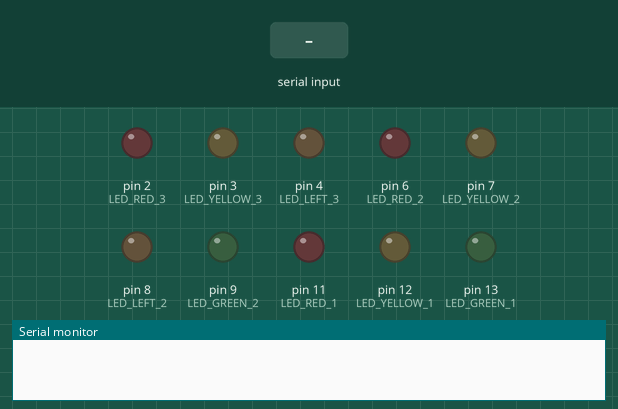
A sketch run on a simulated Arduino Uno, built with avr-gcc and run on an emulated ATmega328P. On the bench: output pins drawn as LEDs (lit = HIGH), the last lines printed to the serial monitor. The test bench sets the inputs (shaded band).

Above: at 1.2 s.
1.3 s: "1" received over Serial
At 2.5 s:
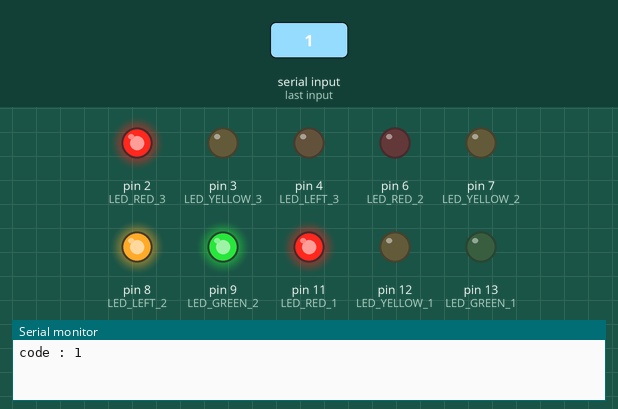
2.8 s: "2" received over Serial
At 3.9 s:
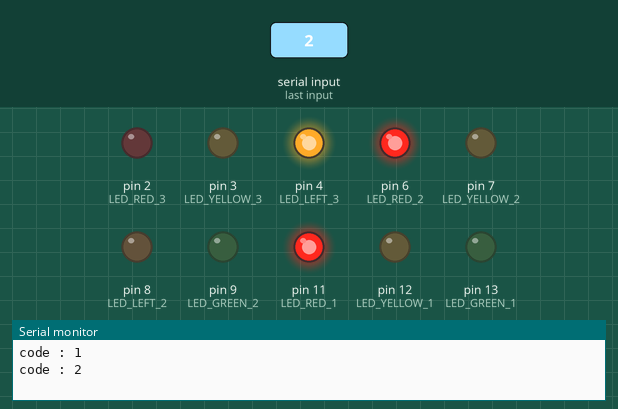
4.3 s: "0" received over Serial
At 5.0 s:
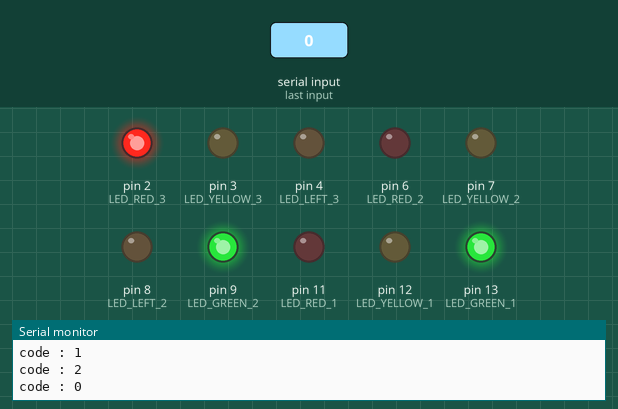
5.8 s: "3" received over Serial
At 7.7 s:
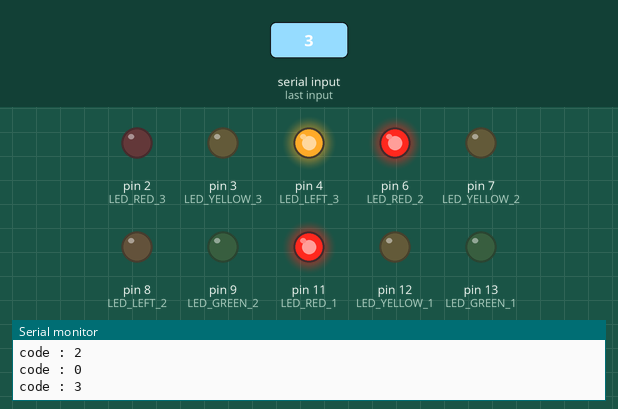
Timing chart, 0 to 8.8 s (numbered marks = the images above; inputs shaded):
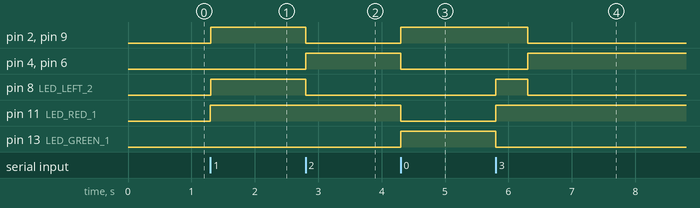

Measured:
- after the input at 1.3 s, pin 2 (LED_RED_3), pin 8 (LED_LEFT_2), pin 9 (LED_GREEN_2), pin 11 (LED_RED_1): LOW → HIGH at once
- after the input at 2.8 s, pin 2 (LED_RED_3), pin 8 (LED_LEFT_2), pin 9 (LED_GREEN_2): HIGH → LOW at once; pin 4 (LED_LEFT_3), pin 6 (LED_RED_2): LOW → HIGH at once
- after the input at 4.3 s, pin 2 (LED_RED_3), pin 9 (LED_GREEN_2), pin 13 (LED_GREEN_1): LOW → HIGH at once; pin 4 (LED_LEFT_3), pin 6 (LED_RED_2), pin 11 (LED_RED_1): HIGH → LOW at once
- after the input at 5.8 s, pin 2 (LED_RED_3), pin 9 (LED_GREEN_2): HIGH → LOW after 0.50 s; pin 4 (LED_LEFT_3), pin 6 (LED_RED_2): LOW → HIGH after 0.50 s; pin 8 (LED_LEFT_2): LOW → HIGH at once, → LOW 0.50 s later; pin 11 (LED_RED_1): LOW → HIGH at once; pin 13 (LED_GREEN_1): HIGH → LOW at once

The sketch:

10__15_______.ino
```cpp
// 아두이노 1 : 전송 받은 flag를 판단하여 신호 조정

// 신호등 1
int LED_RED_1 = 11;
int LED_YELLOW_1 = 12;
int LED_GREEN_1 = 13;

// 신호등 2
int LED_RED_2 = 6;
int LED_YELLOW_2 = 7;
int LED_LEFT_2 = 8;
int LED_GREEN_2 = 9;

// 신호등 3
int LED_RED_3 = 2;
int LED_YELLOW_3 = 3;
int LED_LEFT_3 = 4;

void setup(){
  Serial.begin(9600);

  pinMode(LED_RED_1, OUTPUT);
  pinMode(LED_YELLOW_1, OUTPUT);
  pinMode(LED_GREEN_1, OUTPUT);

  pinMode(LED_RED_2, OUTPUT);
  pinMode(LED_YELLOW_2, OUTPUT);
  pinMode(LED_LEFT_2, OUTPUT);
  pinMode(LED_GREEN_2, OUTPUT);

  pinMode(LED_RED_3, OUTPUT);
  pinMode(LED_YELLOW_3, OUTPUT);
  pinMode(LED_LEFT_3, OUTPUT);
}

void code_0() // (G,G,R)
{
  digitalWrite(LED_RED_1, LOW);
  digitalWrite(LED_YELLOW_1, LOW);
  digitalWrite(LED_GREEN_1, HIGH);

  digitalWrite(LED_RED_2, LOW);
  digitalWrite(LED_YELLOW_2, LOW);
  digitalWrite(LED_LEFT_2, LOW);
  digitalWrite(LED_GREEN_2, HIGH);

  digitalWrite(LED_RED_3, HIGH);
  digitalWrite(LED_YELLOW_3, LOW);
  digitalWrite(LED_LEFT_3, LOW);
}

void code_1() // (R,LG,R)
{
  digitalWrite(LED_RED_1, HIGH);
  digitalWrite(LED_YELLOW_1, LOW);
  digitalWrite(LED_GREEN_1, LOW);

  digitalWrite(LED_RED_2, LOW);
  digitalWrite(LED_YELLOW_2, LOW);
  digitalWrite(LED_LEFT_2, HIGH);
  digitalWrite(LED_GREEN_2, HIGH);

  digitalWrite(LED_RED_3, HIGH);
  digitalWrite(LED_YELLOW_3, LOW);
  digitalWrite(LED_LEFT_3, LOW);
}

void code_2() // (R,R,L)
{
  digitalWrite(LED_RED_1, HIGH);
  digitalWrite(LED_YELLOW_1, LOW);
  digitalWrite(LED_GREEN_1, LOW);

  digitalWrite(LED_RED_2, HIGH);
  digitalWrite(LED_YELLOW_2, LOW);
  digitalWrite(LED_LEFT_2, LOW);
  digitalWrite(LED_GREEN_2, LOW);

  digitalWrite(LED_RED_3, LOW);
  digitalWrite(LED_YELLOW_3, LOW);
  digitalWrite(LED_LEFT_3, HIGH);
}

void code_3() // (R,LG,R) -> (R,R,L)
{
  code_1();
  delay(500);
  code_2();
  delay(500);
}

void loop(){
  if(Serial.available()){
   char c = (char)Serial.read();
    if(c == '1') {
      code_1();
    }
    else if (c == '2') {
      code_2();
    }
    else if (c == '3') {
   	  code_3();
    }
    else {code_0();}

    Serial.print("code : ");
    Serial.println(c);
  }
}
```
